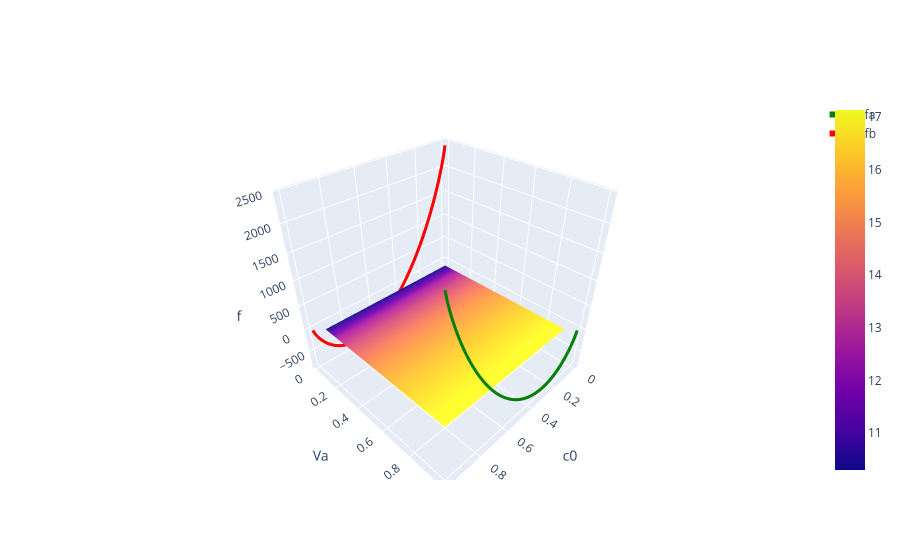

The cell this chart's notebook holds for it:
### Code cell
fig = go.Figure(data=[go.Surface(z=Zmin, x=x_values2, y=x_values2)])

# Add a line plot for f_a at Va = 1
fig.add_trace(go.Scatter3d(
    x=x_values, y=0*x_values+1, z=Fa,
    mode='lines', name='fa', line=dict(color='green', width=6)
))
# Add a line plot for f_b at Va = 0
fig.add_trace(go.Scatter3d(
    x=x_values, y=0*x_values, z=Fb,
    mode='lines', name='fb', line=dict(color='red', width=6)
))
# Add labels and title
fig.update_layout(
    scene=dict(xaxis_title="c0", yaxis_title="Va", zaxis_title="f"),
)
fig.show()
